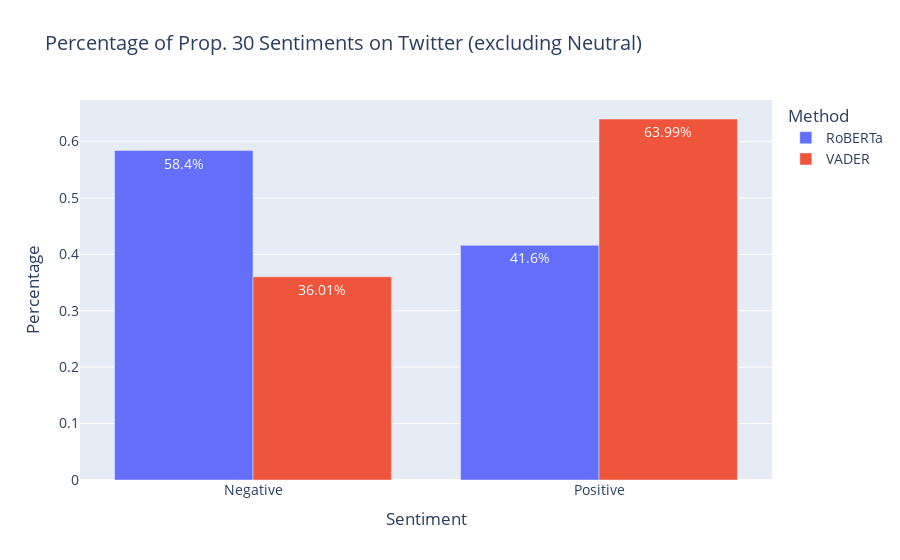

Notebook code cell kept with this figure:
### Code cell
# bar plot of percentages of positive and negative sentiments for each model
fig_perc_no_neutral = px.bar(data_frame=counts_no_neutral_df, 
                 x = 'Sentiment', 
                 y = 'Percentage', 
                 color = 'Method', 
                 barmode = 'group', 
                 title = 'Percentage of Prop. 30 Sentiments on Twitter (excluding Neutral)', 
                 text = 'Str Percentage')
fig_perc_no_neutral.update_traces(textposition = 'inside', textfont_color = 'white')
fig_perc_no_neutral.update_layout(xaxis = {'categoryorder': 'array', 'categoryarray': ['Negative', 'Positive']},
                      font_size = 14)
fig_perc_no_neutral.show()

### Figure 1 — Plotly figure (JSON) as saved in the notebook; plotly's stock layout.template omitted (floating-point values rounded to 4 significant figures)
{"data": [{"alignmentgroup": "True", "hovertemplate": "Method=RoBERTa<br>Sentiment=%{x}<br>Percentage=%{y}<br>Str Percentage=%{text}<extra></extra>", "legendgroup": "RoBERTa", "marker": {"color": "#636efa", "pattern": {"shape": ""}}, "name": "RoBERTa", "offsetgroup": "RoBERTa", "orientation": "v", "showlegend": true, "text": ["58.4%", "41.6%"], "textfont": {"color": "white"}, "textposition": "inside", "type": "bar", "x": ["Negative", "Positive"], "xaxis": "x", "y": [0.584, 0.416], "yaxis": "y"}, {"alignmentgroup": "True", "hovertemplate": "Method=VADER<br>Sentiment=%{x}<br>Percentage=%{y}<br>Str Percentage=%{text}<extra></extra>", "legendgroup": "VADER", "marker": {"color": "#EF553B", "pattern": {"shape": ""}}, "name": "VADER", "offsetgroup": "VADER", "orientation": "v", "showlegend": true, "text": ["63.99%", "36.01%"], "textfont": {"color": "white"}, "textposition": "inside", "type": "bar", "x": ["Positive", "Negative"], "xaxis": "x", "y": [0.6399, 0.3601], "yaxis": "y"}], "layout": {"barmode": "group", "font": {"size": 14}, "legend": {"title": {"text": "Method"}, "tracegroupgap": 0}, "title": {"text": "Percentage of Prop. 30 Sentiments on Twitter (excluding Neutral)"}, "xaxis": {"anchor": "y", "categoryarray": ["Negative", "Positive"], "categoryorder": "array", "domain": [0, 1], "title": {"text": "Sentiment"}}, "yaxis": {"anchor": "x", "domain": [0, 1], "title": {"text": "Percentage"}}}}
